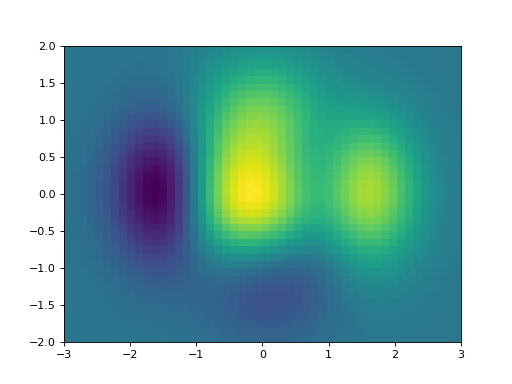

Reproduce this figure in Python.
import numpy as np
import matplotlib.pyplot as plt

x = np.linspace(-3, 3, 51)
y = np.linspace(-2, 2, 41)
X, Y = np.meshgrid(x, y)

Z = (1 - X/2 + X**5 + Y**3) * np.exp(-X**2 - Y**2) # calcul du tableau des valeurs de Z

plt.pcolor(X, Y, Z)

plt.show()
